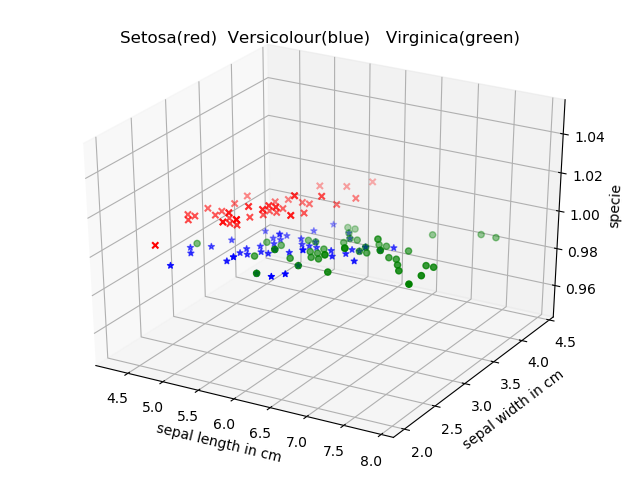

Recreate this plot in Python.
from matplotlib import pyplot
from mpl_toolkits.mplot3d import Axes3D
import numpy as np

data = np.genfromtxt('.\\iris.csv', delimiter=',')


fig = pyplot.figure()
ax = fig.add_subplot(111, projection='3d')

ax.scatter(data[0:49, 0], data[0:49, 1], 1, marker='x', c='r')
ax.scatter(data[50:99, 0], data[50:99, 1], 1, marker='*', c='b')
ax.scatter(data[100:149, 0], data[100:149, 1], 1, marker='o', c='g')
ax.set_xlabel('sepal length in cm')
ax.set_ylabel('sepal width in cm')
ax.set_zlabel('specie')
ax.set_title('Setosa(red)  Versicolour(blue)   Virginica(green)')
pyplot.show()
